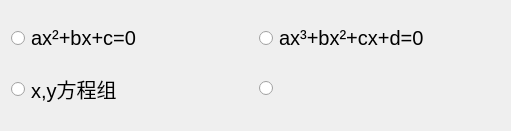
  <widget class="QWidget" name="layoutWidget">
   <property name="geometry">
    <rect>
     <x>30</x>
     <y>10</y>
     <width>511</width>
     <height>131</height>
    </rect>
   </property>
   <layout class="QVBoxLayout" name="verticalLayout">
    <item>
     <layout class="QHBoxLayout" name="horizontalLayout">
      <property name="sizeConstraint">
       <enum>QLayout::SetFixedSize</enum>
      </property>
      <item>
       <widget class="QRadioButton" name="One2">
        <property name="font">
         <font>
          <pointsize>15</pointsize>
         </font>
        </property>
        <property name="text">
         <string>ax²+bx+c=0</string>
        </property>
       </widget>
      </item>
      <item>
       <widget class="QRadioButton" name="One3">
        <property name="font">
         <font>
          <pointsize>15</pointsize>
         </font>
        </property>
        <property name="text">
         <string>ax³+bx²+cx+d=0</string>
        </property>
       </widget>
      </item>
     </layout>
    </item>
    <item>
     <layout class="QHBoxLayout" name="horizontalLayout_2">
      <item>
       <widget class="QRadioButton" name="Two">
        <property name="font">
         <font>
          <pointsize>15</pointsize>
         </font>
        </property>
        <property name="text">
         <string>x,y方程组</string>
        </property>
       </widget>
      </item>
      <item>
       <widget class="QRadioButton" name="radioButton_4">
        <property name="font">
         <font>
          <pointsize>15</pointsize>
         </font>
        </property>
        <property name="text">
         <string/>
        </property>
       </widget>
      </item>
     </layout>
    </item>
   </layout>
  </widget>
